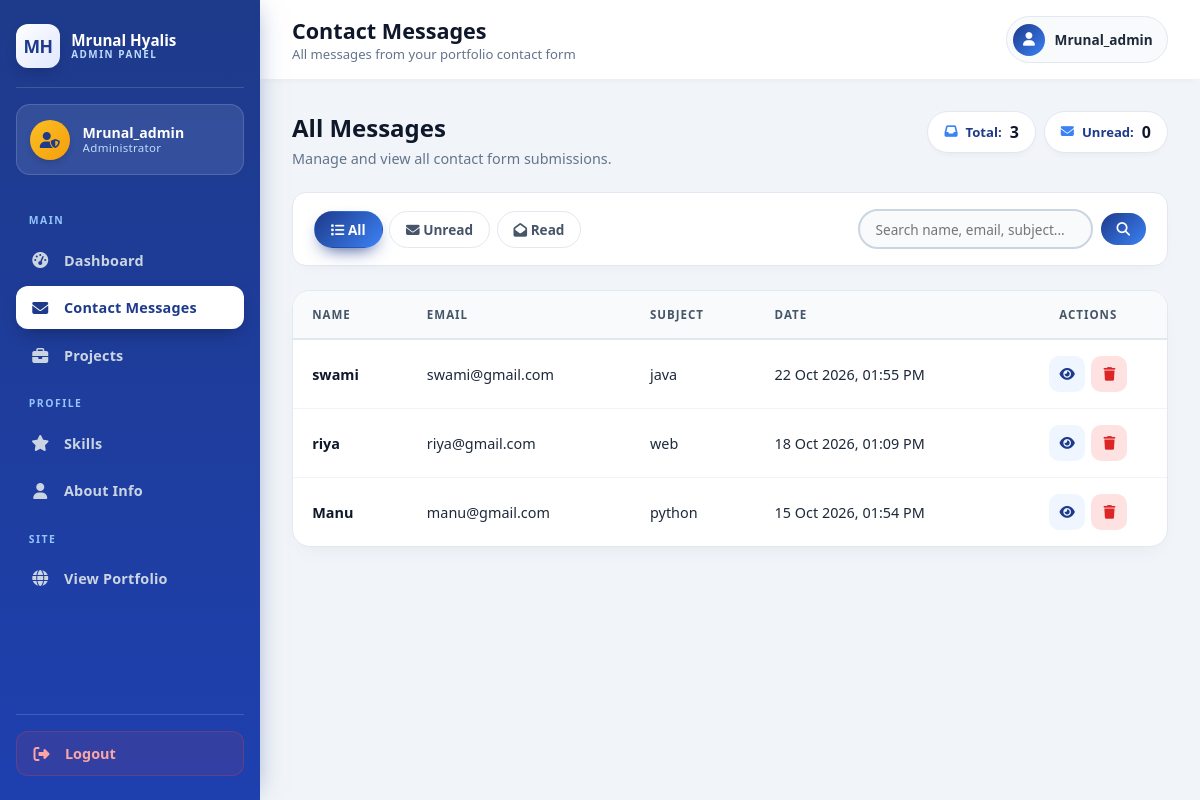
Page /admin/messages.php (signed in) on the committed database.
### tables this page shows
CREATE TABLE `contact_messages` (
  `id` int(11) NOT NULL,
  `name` varchar(100) NOT NULL,
  `email` varchar(100) NOT NULL,
  `phone` varchar(20) DEFAULT NULL,
  `subject` varchar(200) DEFAULT NULL,
  `message` text NOT NULL,
  `is_read` tinyint(1) DEFAULT 0,
  `created_at` timestamp NOT NULL DEFAULT current_timestamp()
);

### admin/messages.php (the view, shortened to what this page needs)
<?php
include '../config/db.php';
$filter = $_GET['filter'] ?? 'all';
$where = "";
$search = trim($_GET['search'] ?? '');
$messages = [];
$sql = "SELECT * FROM contact_messages $where ORDER BY created_at DESC";
$res = mysqli_query($conn, $sql);
if ($res) {
    while ($row = mysqli_fetch_assoc($res)) {
        $messages[] = $row;
    }
}
$total_count = mysqli_fetch_assoc(mysqli_query($conn, "SELECT COUNT(*) AS c FROM contact_messages"))['c'] ?? 0;
$unread_count = mysqli_fetch_assoc(mysqli_query($conn, "SELECT COUNT(*) AS c FROM contact_messages WHERE is_read = 0"))['c'] ?? 0;
?>
<!DOCTYPE html>
<html lang="en">
<head>
    <link rel="stylesheet" href="https://cdnjs.cloudflare.com/ajax/libs/font-awesome/6.5.1/css/all.min.css">
</head>
<body>
    <?php include 'sidebar.php'; ?>
    <main class="admin-main">
        <div class="admin-topbar">
            <div class="topbar-left">
                <div class="topbar-title">
                    <h1>Contact Messages</h1>
                    <p>All messages from your portfolio contact form</p>
                </div>
            </div>
            <div class="topbar-user">
                <div class="mini-avatar"><i class="fa-solid fa-user"></i></div>
                <span><?= htmlspecialchars($admin_name) ?></span>
            </div>
        </div>
        <div class="admin-content">
            <div class="page-header">
                <div>
                    <h2>All Messages</h2>
                    <p>Manage and view all contact form submissions.</p>
                </div>
                <div class="stats-badges">
                    <span class="stat-badge">
                        <i class="fa-solid fa-inbox"></i>
                        Total: <strong><?= $total_count ?></strong>
                    </span>
                    <span class="stat-badge">
                        <i class="fa-solid fa-envelope"></i>
                        Unread: <strong><?= $unread_count ?></strong>
                    </span>
                </div>
            </div>
            <div class="filter-bar">
                <div class="filter-tabs">
                    <a href="?filter=all" class="filter-tab <?= $filter === 'all' ? 'active' : '' ?>">
                        <i class="fa-solid fa-list"></i> All
                    </a>
                    <a href="?filter=unread" class="filter-tab <?= $filter === 'unread' ? 'active' : '' ?>">
                        <i class="fa-solid fa-envelope"></i> Unread
                    </a>
                    <a href="?filter=read" class="filter-tab <?= $filter === 'read' ? 'active' : '' ?>">
                        <i class="fa-solid fa-envelope-open"></i> Read
                    </a>
                </div>
                <form method="GET" class="search-box">
                    <input type="text" name="search" placeholder="Search name, email, subject..."
                           value="<?= htmlspecialchars($search) ?>">
                    <button type="submit"><i class="fa-solid fa-search"></i></button>
                </form>
            </div>
            <div class="messages-card">
                <?php if (empty($messages)): ?>
                    <div class="empty-state">
                        <i class="fa-solid fa-inbox"></i>
                        <p>No messages found.</p>
                    </div>
                <?php else: ?>
                    <table class="messages-table">
                        <thead>
                            <tr>
                                <th>Name</th>
                                <th>Email</th>
                                <th>Subject</th>
                                <th>Date</th>
                                <th style="text-align:center;">Actions</th>
                            </tr>
                        </thead>
                        <tbody>
                            <?php foreach ($messages as $msg): ?>
                                <tr>
                                    <td>
                                        <div class="msg-name">
                                            <?= htmlspecialchars($msg['name'] ?? 'Unknown') ?>
                                        </div>
                                    </td>
                                    <td class="msg-email"><?= htmlspecialchars($msg['email'] ?? '-') ?></td>
                                    <td class="msg-subject"><?= htmlspecialchars($msg['subject'] ?? '(No subject)') ?></td>
                                    <td class="msg-date">
                                        <?= isset($msg['created_at']) ? date('d M Y, h:i A', strtotime($msg['created_at'])) : '-' ?>
                                    </td>
                                    <td>
                                        <div class="actions" style="justify-content:center;">
                                            <a href="message_view.php?id=<?= $msg['id'] ?>"
                                               class="action-btn btn-view" title="View">
                                                <i class="fa-solid fa-eye"></i>
                                            </a>
                                            <a href="?delete=<?= $msg['id'] ?>"
                                               class="action-btn btn-delete"
                                               onclick="return confirm('Delete this message?')"
                                               title="Delete">
                                                <i class="fa-solid fa-trash"></i>
                                            </a>
                                        </div>
                                    </td>
                                </tr>
                            <?php endforeach; ?>
                        </tbody>
                    </table>
                <?php endif; ?>
            </div>
        </div>
    </main>
</body>
</html>

### admin/messages.php (style rules this page uses)
* { margin: 0; padding: 0; box-sizing: border-box; }
body { font-family: 'Segoe UI', Roboto, system-ui, sans-serif; background: #f1f5f9; color: #1e293b; min-height: 100vh; }
.admin-main { margin-left: 260px; min-height: 100vh; }
.admin-topbar { background: #ffffff; padding: 1rem 2rem; display: flex; justify-content: space-between; align-items: center; box-shadow: 0 2px 10px -5px rgba(0,0,0,0.1); position: sticky; top: 0; z-index: 50; gap: 1rem; }
.topbar-left { display: flex; align-items: center; gap: 1rem; }
.topbar-title h1 { font-size: 1.35rem; color: #0f172a; margin: 0; }
.topbar-title p { font-size: 0.82rem; color: #64748b; margin: 0; }
.topbar-user { display: flex; align-items: center; gap: 0.6rem; padding: 0.4rem 0.9rem 0.4rem 0.4rem; background: #f8fafc; border-radius: 40px; border: 1px solid #e2e8f0; }
.mini-avatar { width: 32px; height: 32px; border-radius: 50%; background: linear-gradient(135deg, #1e3a8a, #3b82f6); display: flex; align-items: center; justify-content: center; color: #ffffff; font-size: 0.85rem; }
.topbar-user span { font-size: 0.85rem; font-weight: 600; }
.admin-content { padding: 2rem; max-width: 1400px; margin: 0 auto; }
.page-header { display: flex; justify-content: space-between; align-items: flex-start; flex-wrap: wrap; gap: 1rem; margin-bottom: 1.5rem; }
.page-header h2 { font-size: 1.5rem; color: #0f172a; margin: 0 0 0.3rem 0; border: none; padding: 0; }
.page-header p { font-size: 0.9rem; color: #64748b; margin: 0; }
.stats-badges { display: flex; gap: 0.5rem; flex-wrap: wrap; }
.stat-badge { background: #ffffff; padding: 0.55rem 1rem; border-radius: 30px; font-size: 0.82rem; font-weight: 600; color: #1e3a8a; display: inline-flex; align-items: center; gap: 0.5rem; border: 1px solid #e2e8f0; box-shadow: 0 4px 10px -6px rgba(0,0,0,0.1); }
.stat-badge i { color: #3b82f6; }
.stat-badge strong { font-size: 1rem; color: #0f172a; }
.filter-bar { background: #ffffff; padding: 1rem 1.3rem; border-radius: 14px; border: 1px solid #e2e8f0; margin-bottom: 1.5rem; display: flex; justify-content: space-between; align-items: center; gap: 1rem; flex-wrap: wrap; box-shadow: 0 4px 15px -8px rgba(0,0,0,0.08); }
.filter-tabs { display: flex; gap: 0.4rem; flex-wrap: wrap; }
.filter-tab { padding: 0.5rem 1rem; border-radius: 30px; font-size: 0.85rem; font-weight: 600; color: #475569; text-decoration: none; border: 1px solid #e2e8f0; transition: all 0.25s ease; background: #ffffff; }
.filter-tab.active { background: linear-gradient(135deg, #1e3a8a, #3b82f6); color: #ffffff; border-color: transparent; box-shadow: 0 8px 18px -8px #1e3a8a; }
.search-box { display: flex; align-items: center; gap: 0.5rem; }
.search-box input { padding: 0.55rem 1rem; border: 2px solid #cbd5e1; border-radius: 30px; font-size: 0.85rem; font-family: inherit; background: #f8fafc; min-width: 200px; }
.search-box button { padding: 0.55rem 1rem; border: none; background: linear-gradient(135deg, #1e3a8a, #3b82f6); color: #ffffff; border-radius: 30px; font-size: 0.85rem; font-weight: 600; cursor: pointer; transition: all 0.25s ease; }
.messages-card { background: #ffffff; border-radius: 18px; border: 1px solid #e2e8f0; box-shadow: 0 10px 25px -12px rgba(0,0,0,0.08); overflow: hidden; }
.messages-table { width: 100%; border-collapse: collapse; }
.messages-table thead { background: #f8fafc; }
.messages-table th { text-align: left; padding: 1rem 1.2rem; font-size: 0.72rem; font-weight: 700; color: #475569; text-transform: uppercase; letter-spacing: 1px; border-bottom: 2px solid #e2e8f0; }
.messages-table td { padding: 1rem 1.2rem; font-size: 0.9rem; color: #1e293b; border-bottom: 1px solid #f1f5f9; vertical-align: middle; }
.messages-table tbody tr { transition: background 0.2s ease; }
.messages-table tbody tr:last-child td { border-bottom: none; }
.msg-name { font-weight: 700; color: #0f172a; display: flex; align-items: center; gap: 0.5rem; }
.msg-email { color: #3b82f6; font-size: 0.85rem; }
.msg-subject { color: #475569; font-weight: 500; }
.msg-date { font-size: 0.82rem; color: #94a3b8; }
.actions { display: flex; gap: 0.4rem; }
.action-btn { width: 36px; height: 36px; border-radius: 10px; border: none; cursor: pointer; display: inline-flex; align-items: center; justify-content: center; font-size: 0.85rem; text-decoration: none; transition: all 0.25s ease; }
.btn-view { background: #eff6ff; color: #1e3a8a; }
.btn-delete { background: #fee2e2; color: #dc2626; }

### rows in the picture
contact_messages: name "swami", email "swami@gmail.com", subject "java", created_at "22 Oct 2026, 01:55 PM"
contact_messages: name "riya", email "riya@gmail.com", subject "web", created_at "18 Oct 2026, 01:09 PM"
contact_messages: name "Manu", email "manu@gmail.com", subject "python", created_at "15 Oct 2026, 01:54 PM"

### other values in the picture
$admin_name "Mrunal_admin"
$total_count "3"
$unread_count "0"
